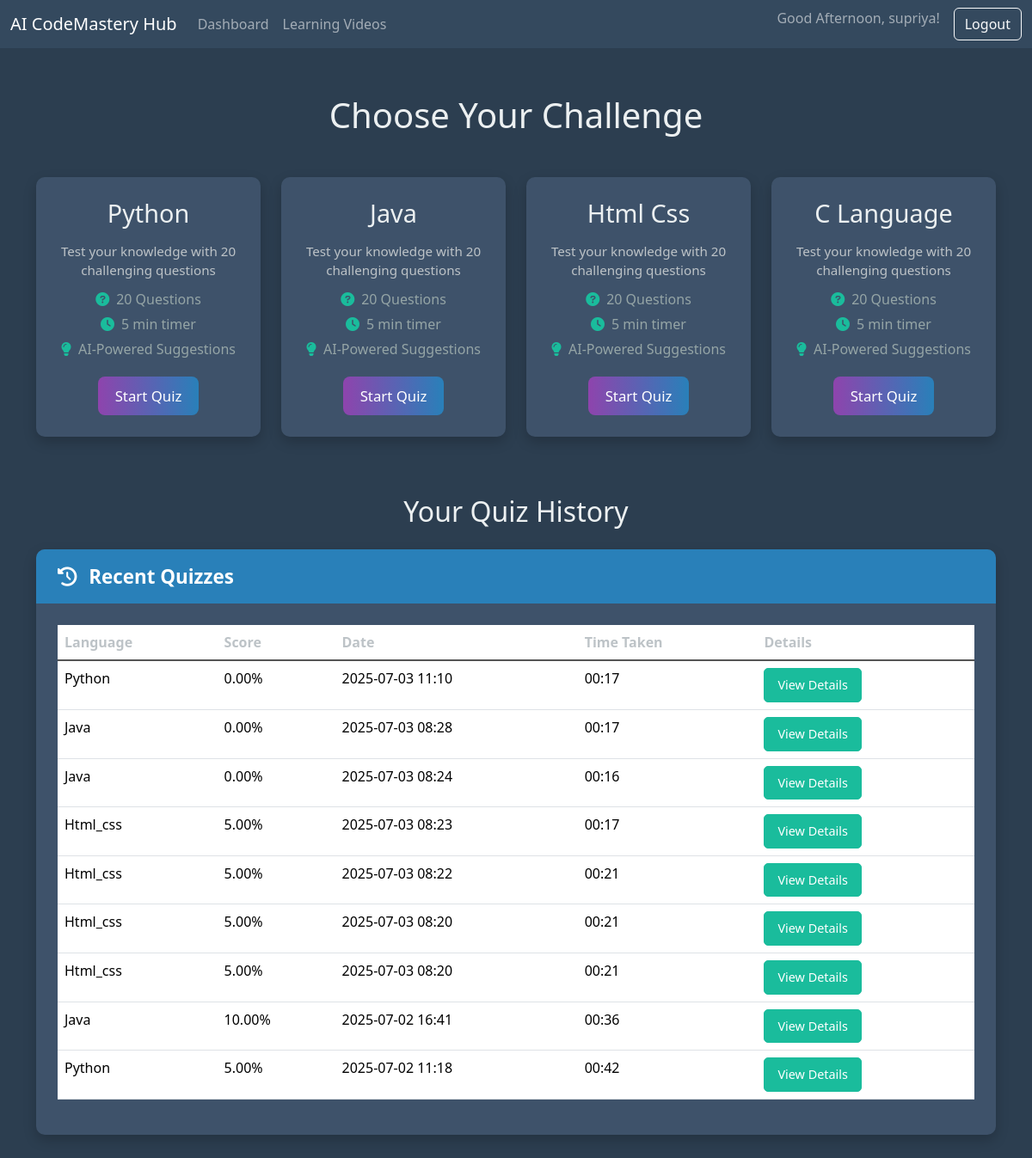
The page /dashboard (signed in) on the database its author committed.
### app.py (models this page shows, shortened)
class User(UserMixin, db.Model):
    id = db.Column(db.Integer, primary_key=True)
    username = db.Column(db.String(80), unique=True, nullable=False)
    password_hash = db.Column(db.String(120), nullable=False)
    quiz_attempts = db.relationship('QuizAttempt', backref='user', lazy=True) # One-to-many relationship

class QuizAttempt(db.Model):
    id = db.Column(db.Integer, primary_key=True)
    user_id = db.Column(db.Integer, db.ForeignKey('user.id'), nullable=False)
    quiz_language = db.Column(db.String(50), nullable=False)
    score = db.Column(db.Float, nullable=False)
    total_questions = db.Column(db.Integer, nullable=False)
    correct_answers = db.Column(db.Integer, nullable=False)
    time_taken_seconds = db.Column(db.Integer)
    date_attempted = db.Column(db.DateTime, nullable=False, default=datetime.utcnow)
    wrong_answers_details = db.Column(db.Text) # JSON string of list of dicts

### app.py (the view)
@app.route('/dashboard')
@login_required
def dashboard():
    user_attempts = QuizAttempt.query.filter_by(user_id=current_user.id).order_by(QuizAttempt.date_attempted.desc()).all()
    language_stats = {}
    for lang in quiz_questions.keys():
        attempts_for_lang = [a for a in user_attempts if a.quiz_language == lang]
        if attempts_for_lang:
            highest_score = max(attempts_for_lang, key=lambda x: x.score).score
            num_attempts = len(attempts_for_lang)
            language_stats[lang] = {'highest_score': highest_score, 'num_attempts': num_attempts}
        else:
            language_stats[lang] = {'highest_score': 'N/A', 'num_attempts': 0}
    attempted_quiz_languages = {attempt.quiz_language for attempt in user_attempts}
    available_quizzes = {lang for lang in quiz_questions.keys() if lang not in attempted_quiz_languages}
    return render_template('dashboard.html', quiz_questions=quiz_questions, quiz_languages=quiz_questions.keys(), language_stats=language_stats, user_attempts=user_attempts, available_quizzes=available_quizzes)

### app.py (called while the page is built)
@login_manager.user_loader
def load_user(user_id):
    return db.session.get(User, int(user_id))

@app.before_request
def create_tables():
    db.create_all()

### templates/dashboard.html (shortened to what this page needs)
<!DOCTYPE html>
<html lang="en">
<head>
    <link href="https://cdn.jsdelivr.net/npm/bootstrap@5.3.3/dist/css/bootstrap.min.css" rel="stylesheet">
    <link rel="stylesheet" href="https://cdnjs.cloudflare.com/ajax/libs/font-awesome/6.0.0-beta3/css/all.min.css">
</head>
<body>
    <nav class="navbar navbar-expand-lg navbar-dark bg-dark">
        <div class="container-fluid">
            <a class="navbar-brand" href="{{ url_for('dashboard') }}">AI CodeMastery Hub</a>
            <div class="collapse navbar-collapse" id="navbarNav">
                <ul class="navbar-nav me-auto mb-2 mb-lg-0">
                    <li class="nav-item">
                        <a class="nav-link" href="{{ url_for('dashboard') }}">Dashboard</a>
                    </li>
                    <li class="nav-item">
                        <a class="nav-link" href="{{ url_for('videos') }}">Learning Videos</a>
                    </li>
                </ul>
                <ul class="navbar-nav ms-auto">
                    <li class="nav-item">
                        <span class="navbar-text me-3">
                            Good Afternoon, {{ current_user.username }}!
                        </span>
                    </li>
                    <li class="nav-item">
                        <a class="btn btn-outline-light" href="{{ url_for('logout') }}">Logout</a>
                    </li>
                </ul>
            </div>
        </div>
    </nav>
    <div class="container mt-4">
        <h1 class="text-center mb-5">Choose Your Challenge</h1>
        <div class="row">
            {% for lang_key, questions in quiz_questions.items() %}
            <div class="col-md-6 col-lg-3">
                <div class="programming-challenge">
                    <h3 class="text-capitalize">{{ lang_key.replace('_', ' ') }}</h3>
                    <p>Test your knowledge with 20 challenging questions</p>
                    <span class="icon-text"><i class="fas fa-question-circle"></i>20 Questions</span>
                    <span class="icon-text"><i class="fas fa-clock"></i>5 min timer</span>
                    <span class="icon-text"><i class="fas fa-lightbulb"></i>AI-Powered Suggestions</span>
                    <a href="{{ url_for('quiz', quiz_language=lang_key) }}" class="btn btn-start-quiz">Start Quiz</a>
                </div>
            </div>
            {% endfor %}
        </div>
        <h2 class="text-center mt-5 mb-4">Your Quiz History</h2>
        <div class="history-card">
            <div class="history-card-header">
                <i class="fas fa-history me-2"></i> Recent Quizzes
            </div>
            <div class="card-body">
                {% if user_attempts %}
                    <div class="table-responsive">
                        <table class="table table-hover">
                            <thead>
                                <tr>
                                    <th>Language</th>
                                    <th>Score</th>
                                    <th>Date</th>
                                    <th>Time Taken</th>
                                    <th>Details</th>
                                </tr>
                            </thead>
                            <tbody>
                                {% for attempt in user_attempts %}
                                    <tr>
                                        <td>{{ attempt.quiz_language|capitalize }}</td>
                                        <td>{{ "%.2f"|format(attempt.score) }}%</td>
                                        <td>{{ attempt.date_attempted.strftime('%Y-%m-%d %H:%M') }}</td>
                                        <td>
                                            {% if attempt.time_taken_seconds %}
                                                {{ "%02d:%02d"|format(attempt.time_taken_seconds // 60, attempt.time_taken_seconds % 60) }}
                                            {% else %}
                                                N/A
                                            {% endif %}
                                        </td>
                                        <td>
                                            <a href="{{ url_for('result', attempt_id=attempt.id) }}" class="btn btn-info-custom">View Details</a>
                                        </td>
                                    </tr>
                                {% endfor %}
                            </tbody>
                        </table>
                    </div>
                {% else %}
                    <div class="no-quiz-data">
                        <i class="fas fa-trophy"></i>
                        <h4>No quizzes taken yet.</h4>
                        <p>Start taking quizzes to see your progress here!</p>
                    </div>
                {% endif %}
            </div>
        </div>
    </div>
</body>
</html>

### templates/dashboard.html (style rules this page uses)
body { background-color: #2c3e50; color: #ecf0f1; font-family: 'Segoe UI', Tahoma, Geneva, Verdana, sans-serif; }
.navbar { background-color: #34495e !important; }
.container { padding-top: 30px; padding-bottom: 30px; }
h1, h2, h3, h4, h5, h6 { color: #ecf0f1; }
.quiz-card, .history-card { background-color: #3e526a; border-radius: 10px; box-shadow: 0 6px 15px rgba(0, 0, 0, 0.2); padding: 25px; margin-bottom: 30px; height: 100%; display: flex; flex-direction: column; }
.quiz-card-header, .history-card-header { background-color: #2980b9; color: white; padding: 15px 25px; margin: -25px -25px 25px -25px; border-top-left-radius: 10px; border-top-right-radius: 10px; font-size: 1.4em; font-weight: 600; }
.quiz-card .card-body, .history-card .card-body { flex-grow: 1; }
.btn-info-custom { background-color: #1abc9c; border-color: #1abc9c; color: white; padding: 8px 15px; border-radius: 5px; font-size: 0.9em; transition: background-color 0.2s ease; }
.table { color: #ecf0f1; }
.table thead th { border-bottom: 2px solid #555; color: #bdc3c7; }
.table tbody tr { border-top: 1px solid #444; }
.programming-challenge { background-color: #3e526a; border-radius: 10px; box-shadow: 0 6px 15px rgba(0, 0, 0, 0.2); padding: 25px; margin-bottom: 20px; text-align: center; transition: transform 0.2s ease, box-shadow 0.2s ease; }
.programming-challenge h3 { font-size: 1.8em; margin-bottom: 15px; color: #ecf0f1; }
.programming-challenge p { color: #bdc3c7; font-size: 0.95em; margin-bottom: 10px; }
.programming-challenge .icon-text { display: block; margin-bottom: 5px; color: #95a5a6; }
.programming-challenge .icon-text i { margin-right: 8px; color: #1abc9c; }
.programming-challenge .btn-start-quiz { background-image: linear-gradient(to right, #8e44ad, #2980b9); border: none; color: white; padding: 10px 20px; border-radius: 8px; font-size: 1.05em; margin-top: 15px; transition: background-image 0.3s ease, transform 0.2s ease; }

### rows shown on the page
User: username "supriya"
QuizAttempt: quiz_language "Python", score "0.00", date_attempted "2025-07-03 11:10", time_taken_seconds "00:17"
QuizAttempt: quiz_language "Java", score "0.00", date_attempted "2025-07-03 08:28", time_taken_seconds "00:17"
QuizAttempt: quiz_language "Java", score "0.00", date_attempted "2025-07-03 08:24", time_taken_seconds "00:16"
QuizAttempt: quiz_language "Html_css", score "5.00", date_attempted "2025-07-03 08:23", time_taken_seconds "00:17"
QuizAttempt: quiz_language "Html_css", score "5.00", date_attempted "2025-07-03 08:22", time_taken_seconds "00:21"
QuizAttempt: quiz_language "Html_css", score "5.00", date_attempted "2025-07-03 08:20", time_taken_seconds "00:21"
QuizAttempt: quiz_language "Html_css", score "5.00", date_attempted "2025-07-03 08:20", time_taken_seconds "00:21"
QuizAttempt: quiz_language "Java", score "10.00", date_attempted "2025-07-02 16:41", time_taken_seconds "00:36"
QuizAttempt: quiz_language "Python", score "5.00", date_attempted "2025-07-02 11:18", time_taken_seconds "00:42"

### other values the page prints
{{ lang_key.replace('_', ' ') }} "Python" "Java" "Html Css" "C Language"
